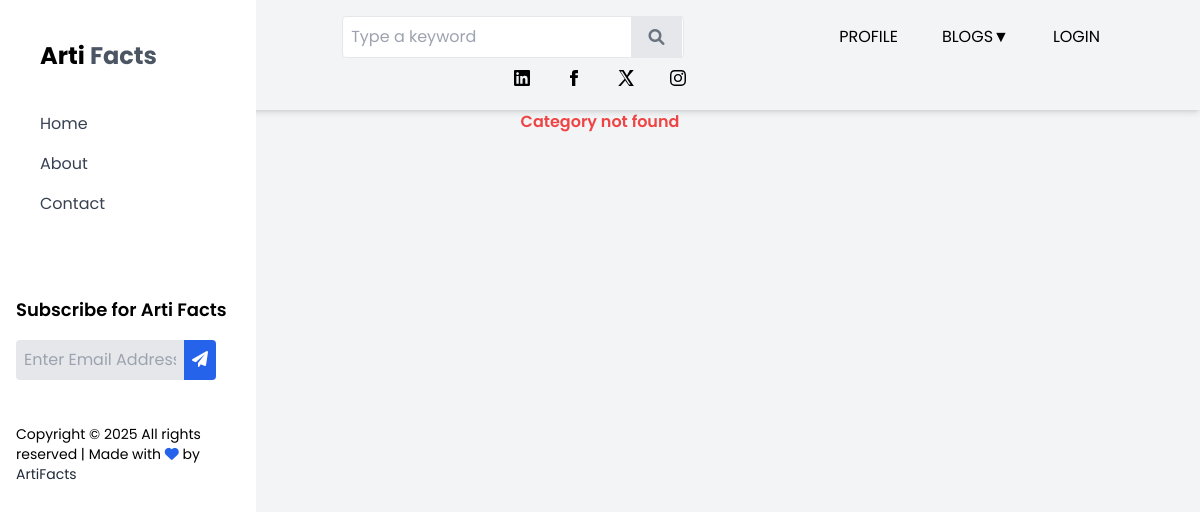
The page /category/Fashion on the database as committed earlier.
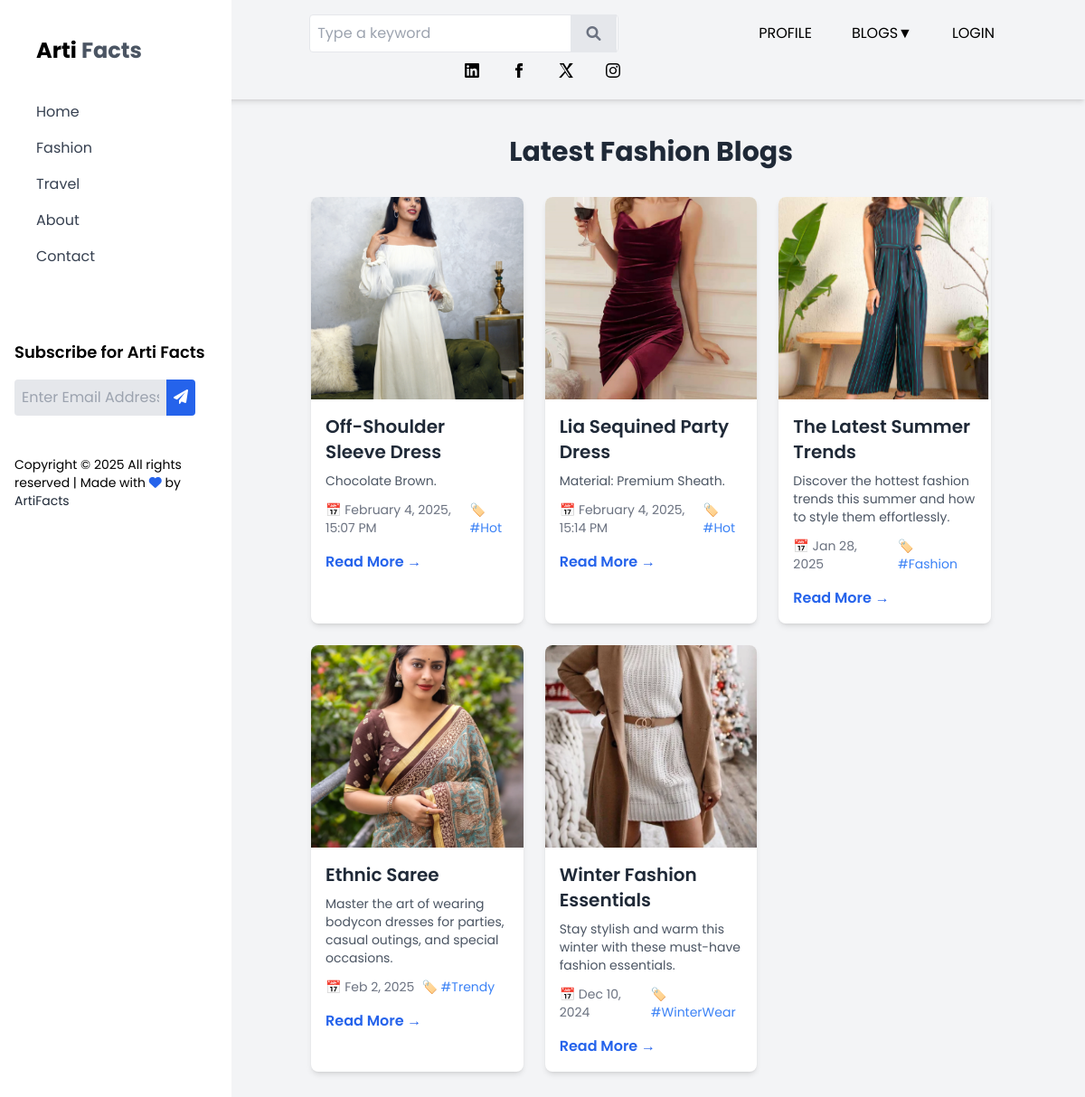
The same page on the database as committed later.
### myBlog/models.py (models this page shows, shortened)
class Category(models.Model):
    slug=models.CharField(max_length=150,null=False,blank=False)
    name=models.CharField(max_length=150,null=False,blank=False)
    image=models.ImageField(upload_to=get_file_path,null=True,blank=True)
    descriptions=models.TextField(max_length= 500,null=False,blank=False)
    status=models.BooleanField(default=False,help_text="0=default,1=Trending")
    meta_title=models.CharField(max_length=150,null=False,blank=False)
    meta_keywords=models.CharField(max_length=150,null=False,blank=False)
    created_at=models.DateTimeField(auto_now_add=True)

class Catblog(models.Model):
    category = models.ForeignKey(Category, on_delete=models.CASCADE)
    slug=models.CharField(max_length=150,null=False,blank=False)
    title=models.CharField(max_length=150,null=False,blank=False)
    blog_image=models.ImageField(upload_to=get_file_path,null=True,blank=True)
    small_description=models.CharField(max_length= 250,null=False,blank=False)
    descriptions=models.TextField(max_length= 500,null=False,blank=False)
    status=models.BooleanField(default=False,help_text="0=default,1=Trending")
    trending=models.BooleanField(default=False,help_text="0=default,1=Trending")
    tag=models.CharField(max_length=150,null=False,blank=False)
    meta_title=models.CharField(max_length=150,null=False,blank=False)
    meta_keywords=models.CharField(max_length=150,null=False,blank=False)
    created_at=models.DateTimeField(auto_now_add=True)

### myBlog/views.py (the view)
# urls.py: path('category/<str:slug>',views.category_view,name="category_view"),
def category_view(request,slug):
    category = Category.objects.filter(status = 0)
    categ = Category.objects.filter(slug=slug).first()
    blog = Catblog.objects.filter(category=categ)
    if categ:
        blog = Catblog.objects.filter(category=categ)
    if not categ:
        return render(request, "category_view.html", {"error": "Category not found"})
    context = {
        'blog':blog,
        "name": categ.slug,
        'category':category
    }
    return render(request,'category_view.html',context)

### myBlog/templates/category_view.html (shortened to what this page needs)
{% extends 'base.html' %}
{% load static %}
{% load tz %}
{% block content %}
{% load crispy_forms_tags %}
<!DOCTYPE html>
<html lang="en">
<head>
  <script src="https://cdn.tailwindcss.com"></script>
  <link href="https://cdnjs.cloudflare.com/ajax/libs/font-awesome/6.0.0-beta3/css/all.min.css" rel="stylesheet">
  </head>
  <body class="bg-gray-100">
    {% if error %}
    <div class="text-center text-red-500 font-semibold">{{ error }}</div>
    {% else %}
    <div class="container mx-auto px-4 py-10 md:pl-64">
        <h1 class="text-3xl font-bold text-center text-gray-800 mb-8">Latest {{name}} Blogs</h1>
        <div class="grid md:grid-cols-2 lg:grid-cols-3 gap-6">
             {% for post in blog %}
             <div class="bg-white shadow-md rounded-lg overflow-hidden fade-in">
                <div class="zoom overflow-hidden">
                    <img src="{{post.blog_image.url}}" alt="Fashion Blog" class="w-full h-56 object-cover transition-all duration-300">
                </div>
                <div class="p-4">
                    <h2 class="text-xl font-semibold text-gray-800">{{post.title}}</h2>
                    <p class="text-gray-600 text-sm mt-2"> {{post.small_description}}.</p>
                    <div class="mt-3 flex items-center space-x-2 text-gray-500 text-sm">
                        {% localtime on %}
                        <span>📅 {{ post.created_at|date:"F j, Y, H:i A" }}</span>
                        {% endlocaltime %}
                        <span>🏷️ <a href="#" class="text-blue-500">#{{post.tag}}</a></span>
                    </div>
                    <a href="#" class="block mt-4 text-blue-600 font-semibold hover:underline">Read More →</a>
                </div>
            </div>
             {% endfor %}
             {% if name == "Fashion" %}
            <div class="bg-white shadow-md rounded-lg overflow-hidden fade-in">
                <div class="zoom overflow-hidden">
                    <img src="{% static 'images/s3.png' %}" alt="Fashion Blog" class="w-full h-56 object-cover transition-all duration-300">
                </div>
                <div class="p-4">
                    <h2 class="text-xl font-semibold text-gray-800">The Latest Summer Trends</h2>
                    <p class="text-gray-600 text-sm mt-2">Discover the hottest fashion trends this summer and how to style them effortlessly.</p>
                    <div class="mt-3 flex items-center space-x-2 text-gray-500 text-sm">
                        <span>📅 Jan 28, 2025</span>
                        <span>🏷️ <a href="#" class="text-blue-500">#Fashion</a></span>
                    </div>
                    <a href="#" class="block mt-4 text-blue-600 font-semibold hover:underline">Read More →</a>
                </div>
            </div>
            <div class="bg-white shadow-md rounded-lg overflow-hidden fade-in delay-200">
                <div class="zoom overflow-hidden">
                    <img src="{% static 'images/s1.png' %}" alt="Fashion Blog" class="w-full h-56 object-cover transition-all duration-300">
                </div>
                <div class="p-4">
                    <h2 class="text-xl font-semibold text-gray-800">Ethnic Saree</h2>
                    <p class="text-gray-600 text-sm mt-2">Master the art of wearing bodycon dresses for parties, casual outings, and special occasions.</p>
                    <div class="mt-3 flex items-center space-x-2 text-gray-500 text-sm">
                        <span>📅 Feb 2, 2025</span>
                        <span>🏷️ <a href="#" class="text-blue-500">#Trendy</a></span>
                    </div>
                    <a href="#" class="block mt-4 text-blue-600 font-semibold hover:underline">Read More →</a>
                </div>
            </div>
            <div class="bg-white shadow-md rounded-lg overflow-hidden fade-in delay-400">
                <div class="zoom overflow-hidden">
                    <img src="{% static 'images/s2.png' %}" alt="Fashion Blog" class="w-full h-56 object-cover transition-all duration-300">
                </div>
                <div class="p-4">
                    <h2 class="text-xl font-semibold text-gray-800">Winter Fashion Essentials</h2>
                    <p class="text-gray-600 text-sm mt-2">Stay stylish and warm this winter with these must-have fashion essentials.</p>
                    <div class="mt-3 flex items-center space-x-2 text-gray-500 text-sm">
                        <span>📅 Dec 10, 2024</span>
                        <span>🏷️ <a href="#" class="text-blue-500">#WinterWear</a></span>
                    </div>
                    <a href="#" class="block mt-4 text-blue-600 font-semibold hover:underline">Read More →</a>
                </div>
            </div>
            {% endif %}
        </div>
    </div>
    {% endif %}
  </body>
  </html>
  {% endblock %}

### myBlog/templates/base.html (shortened to what this page needs)
{% load static %}
<!DOCTYPE html>
<html lang="en">
<head>
    <script src="https://cdn.tailwindcss.com"></script>
    <link href="https://cdnjs.cloudflare.com/ajax/libs/font-awesome/6.0.0-beta3/css/all.min.css" rel="stylesheet">
</head>
<body>
    {% include 'sidebar.html' %}
    {% include 'navbar.html' %}
    {% block content %}
     {%  endblock %}
</body>
</html>

### myBlog/templates/sidebar.html (shortened to what this page needs)
{% load static %}
{% load tz %}
{% load crispy_forms_tags %}
<!DOCTYPE html>
<html lang="en">
<head>
  <script src="https://cdn.tailwindcss.com"></script>
  <link href="https://cdnjs.cloudflare.com/ajax/libs/font-awesome/6.0.0-beta3/css/all.min.css" rel="stylesheet">
</head>
<body>
  <aside id="sidebar" class="w-64 h-screen bg-white text-black fixed top-0 transform -translate-x-full md:translate-x-0 transition-transform duration-300 md:z-40 z-[60] p-4">
    <div class="p-6">
      <h1 class="text-2xl font-bold mb-4">Arti <span class="text-gray-600">Facts</span></h1>
      <nav class="mt-10">
        <ul>
          <li class="mb-4"><a href="/" class="text-gray-700 hover:text-purple-700">Home</a></li>
          {% for cat in category %}
          <li class="mb-4"><a href="{% url 'category_view' cat.slug %}" class="text-gray-700 hover:text-purple-700">{{cat.name}}</a></li>
          {% endfor %}
          <li class="mb-4"><a href="{% url 'about' %}" class="text-gray-700 hover:text-purple-700">About</a></li>
          <li class="mb-4"><a href="{% url 'contact' %}" class="text-gray-700 hover:text-purple-700">Contact</a></li>
        </ul>
      </nav>
    </div>
    <div class="mt-10">
      <h3 class="text-lg font-semibold mb-4 mt-10">Subscribe for Arti Facts</h3>
      <form class="flex">
        <input type="text" placeholder="Enter Email Address" class="p-2 rounded-l bg-gray-200 text-blue-600 w-[75%]">
        <button class="bg-blue-600 text-white  p-2 rounded-r"><i class="fas fa-paper-plane"></i></button>
      </form>
    </div>
    <p class="text-sm text-black mt-11">
      Copyright &copy; <script>document.write(new Date().getFullYear());</script> All rights reserved | Made with <i class="fas fa-heart text-blue-600"></i> by <a href="/" class="text-gray-800">ArtiFacts</a>
    </p>
  </aside>
</body>
</html>

### myBlog/templates/navbar.html (shortened to what this page needs)
{% load static %}
<nav class="bg-gray-100 p-4 shadow-md relative w-full z-100 md:z-0 md:top-0 top-10">
    <div class="container mx-auto flex justify-between items-center">
        <div class="text-black text-xl font-bold">
        </div>
        <div class="hidden md:block w-1/3">
            <form method="GET" action="{% url 'search_results' %}" class="relative w-full">
                <input type="search" name="q" placeholder="Type a keyword" class="w-full p-2 pr-10 border rounded">
                <button type="submit" class="absolute inset-y-0 right-[0.09rem] flex items-center text-gray-500 hover:text-gray-700 bg-gray-200 justify-center w-[15%]">
                    <i class="fas fa-search"></i>
                </button>
            </form>
        </div>
        <ul class="relative flex space-x-6 items-center z-[1000]">
            {% if user.is_authenticated %}
            <li>
                <a href="{% url 'profile' %}" class="text-black hover:bg-black hover:text-white px-3 py-2 rounded transition duration-300">
                    PROFILE
                </a>
            </li>
            <li class="relative group">
                <div class="flex items-center space-x-2">
                    <button class="text-black hover:bg-black hover:text-white px-2 py-2 rounded transition flex duration-300" id="blogDropdownBtn">
                        BLOGS
                       <i>▼</i>
                    </button>
                </div>
                <div id="blogDropdownMenu" class="absolute hidden bg-white shadow-md rounded-md mt-2 w-40 z-[1000]">
                    <a href="{% url 'your_post' %}" class="block px-4 py-2 text-black hover:bg-black hover:text-white">Your Blogs</a>
                    <a>
                        <form method="post" class="inline z-100" action="{% url 'logout' %}">
                            {% csrf_token %}
                        <button type="submit" class="block md:hidden px-4 py-2 text-black hover:bg-black hover:text-white">
                            LOGOUT
                        </button>
                        </form>
                    </a>
                </div>
            </li>
            <a class="md:block hidden px-4 py-2 text-black hover:bg-black hover:text-white">
                <form method="post" class="inline z-100" action="{% url 'logout' %}">
                    {% csrf_token %}
                <button type="submit" class="">
                    LOGOUT
                </button>
                </form>
            </a>
            <li>
            </li>
            {% else %}
            <li>
                <a href="{% url 'profile' %}" class="text-black hover:bg-black hover:text-white px-3 py-2 rounded transition duration-300">
                    PROFILE
                </a>
            </li>
            <li class="relative group">
                <div class="flex items-center space-x-2">
                    <button class="flex text-black hover:bg-black hover:text-white px-2 py-2 rounded transition duration-300" id="blogDropdownBtn">
                        BLOGS
                        <i>▼</i>
                    </button>
                </div>
            </li>
            <li>
                <a href="{% url 'new_login' %}" class="hidden md:block text-black hover:bg-black hover:text-white px-3 py-2 rounded transition duration-300">
                    LOGIN
                </a>
            </li>
            {% endif %}
        </ul>
    </div>
    <div class="flex justify-center space-x-4 mt-4 md:mt-0 md:flex">
        <a href="https://www.linkedin.com/in/sumanknayak/"
            class="text-black hover:bg-black hover:text-white p-2 rounded-full transition duration-300">
            </a>
        <a href="https://www.facebook.com/" class="text-black hover:bg-black hover:text-white p-2 rounded-full transition duration-300">
            <svg xmlns="http://www.w3.org/2000/svg" class="h-5 w-5 pt-1" fill="currentColor" viewBox="0 0 24 24">
                <path d="M9 8h-3v4h3v12h5v-12h3.642l.358-4h-4v-1.667c0-.955.192-1.333 1.115-1.333h2.885v-5h-3.808c-3.596 0-5.192 1.583-5.192 4.615v3.385z" />
            </svg>
        </a>
        <a href="https://x.com" class="text-black hover:bg-black hover:text-white p-2 rounded-full transition duration-300">
            <svg xmlns="http://www.w3.org/2000/svg" class="h-5 w-5 pt-1" fill="currentColor" viewBox="0 0 1200 1227">
                <path d="M899 0H1197L739 533L1200 1227H842L542 798L194 1227H0L500 666L50 0H414L676 414L899 0ZM833 1107H953L314 120L182 120L833 1107Z" fill="currentColor"/>
            </svg>
        </a>
        <a href="https://www.instagram.com/_beingsumn__/" class="text-black hover:bg-black hover:text-white p-2 rounded-full transition duration-300">
        </a>
    </div>
</nav>

### myBlog/templates/sidebar.html (style rules this page uses)
body { font-family: 'Poppins', sans-serif; }

### myBlog/templates/category_view.html (style rules this page uses)
body { font-family: 'Poppins', sans-serif; }
.fade-in { opacity: 0; transform: translateY(20px); animation: fadeIn 1s ease-out forwards; }

Rows that differ between the two databases and show on the page:
added Category: name "Fashion", slug "Fashion"
added Category: name "Travel"
added Catblog: blog_image (picture), title "Off-Shoulder Sleeve Dress", small_description "Chocolate Brown", created_at "February 4, 2025, 15:07 PM", tag "Hot"
added Catblog: blog_image (picture), title "Lia Sequined Party Dress", small_description "Material: Premium Sheath", created_at "February 4, 2025, 15:14 PM", tag "Hot"
Other text that changed with them:
{{ error }}: "Category not found" → (not shown)
text now shown: "Latest Blogs The Latest Summer Trends Discover the hottest fashion trends this summer and how to style them effortlessly. 📅 Jan 28, 2025 🏷️ #Fashion Read More → Ethnic Saree Master the art of wearing bodycon dresses for parties, casual outings, and special occasions. 📅 Feb 2, 2025 🏷️ #Trendy Read More → Winter Fashion Essentials Stay stylish and warm this winter with these must-have fashion essentials. 📅 Dec 10, 2024 🏷️ #WinterWear Read More →"
